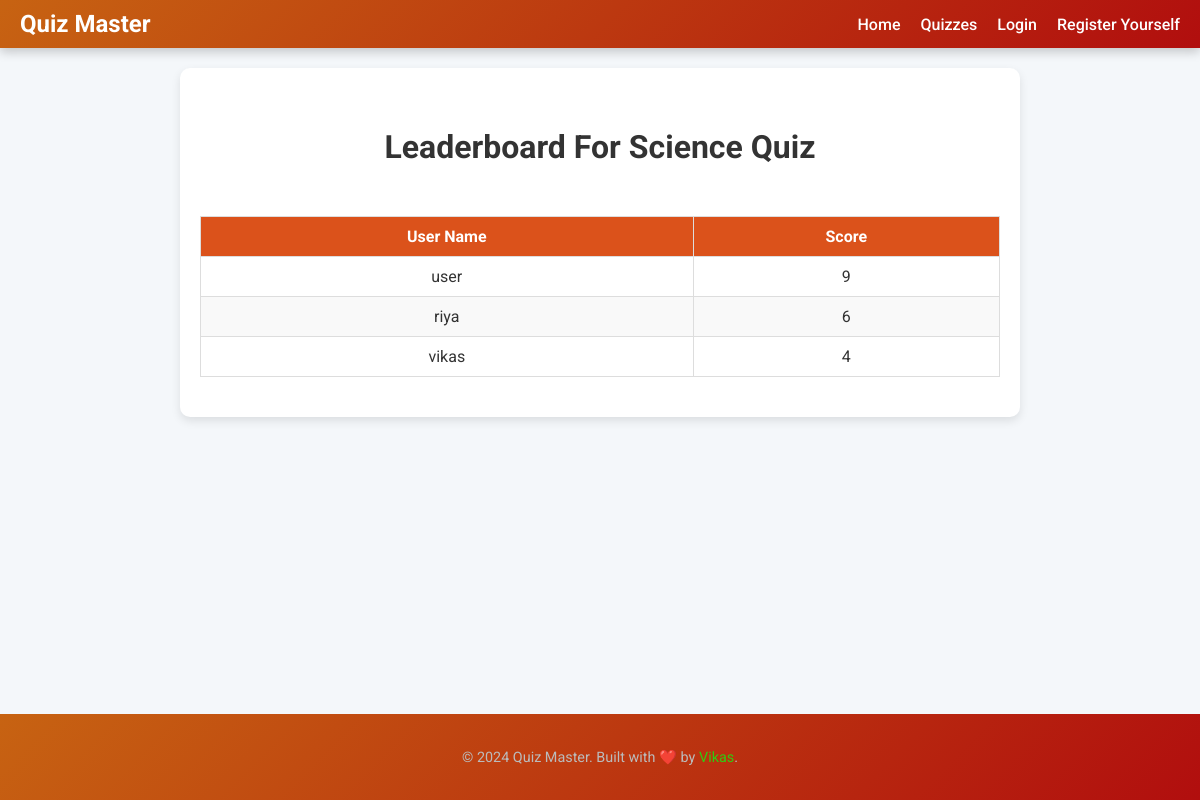
The app's page /quiz/2/leaderboard/ with its own data.
### quiz/models.py (models this page shows, shortened)
class Quiz(models.Model):
    user = models.ForeignKey(User,on_delete=models.CASCADE)
    quiz_name = models.CharField(max_length=150)
    description = models.TextField(null=True)
    category = models.ForeignKey(Category, on_delete=models.CASCADE)

class UserQuizScore(models.Model):
    quiz = models.ForeignKey(Quiz, on_delete=models.CASCADE)
    player = models.ForeignKey(User, on_delete=models.CASCADE)
    score = models.IntegerField()
    played_at = models.DateTimeField(auto_now_add=True)

### quiz/views.py (the view)
# urls.py: path("<int:quiz_id>/leaderboard/", leaderboard, name="leaderboard"),
def leaderboard(request,quiz_id):
    quiz = get_object_or_404(Quiz,pk=quiz_id)
    quiz_user = UserQuizScore.objects.filter(quiz=quiz).order_by("-score")
    return render(request,"leaderboard.html",{"quiz":quiz, "quiz_user":quiz_user})

### quiz/templates/leaderboard.html (shortened to what this page needs)
{% extends "layout.html" %}
{% block content %}
    <div class="container">
        <h1 class="score">Leaderboard For {{quiz.quiz_name}} </h1>
        <table class="result-table">
            <thead>
                <tr>
                    <th>User Name</th>
                    <th>Score</th>
                </tr>
            </thead>
            <tbody>
                {% for user in quiz_user %}
                <tr>
                    <td>{{ user.player.username }}</td>
                    <td>{{ user.score }}</td>
                </tr>
                {% endfor %}
            </tbody>
        </table>
    </div>
{% endblock content %}

### static/styles.css (style rules this page uses)
body { margin: 0; padding: 0; font-family: 'Roboto', sans-serif; background: #f4f7fa; color: #333; display: flex; flex-direction: column; min-height: 100vh; }
h1 { text-align: center; padding: 30px 20px; color: #fff; }
.container { width: 800px; margin: 20px auto; background: #fff; border-radius: 10px; box-shadow: 0 4px 10px rgba(0, 0, 0, 0.1); padding: 20px; }
.container h1 { color:#333; }
.score { text-align: center; font-size: 2rem; font-weight: 700; margin: 10px 0 20px; color: #cb1d11; }
.result-table { width: 100%; border-collapse: collapse; margin: 20px 0; }
.result-table th, .result-table td { border: 1px solid #ddd; padding: 10px; text-align: center; }
.result-table th { background-color:rgb(219, 82, 27); color: #fff; }
.result-table tr:nth-child(even) { background-color: #f9f9f9; }

### records on screen
Quiz: quiz_name "Science Quiz"
UserQuizScore: player.username "user", score "9"
UserQuizScore: player.username "riya", score "6"
UserQuizScore: player.username "vikas", score "4"
